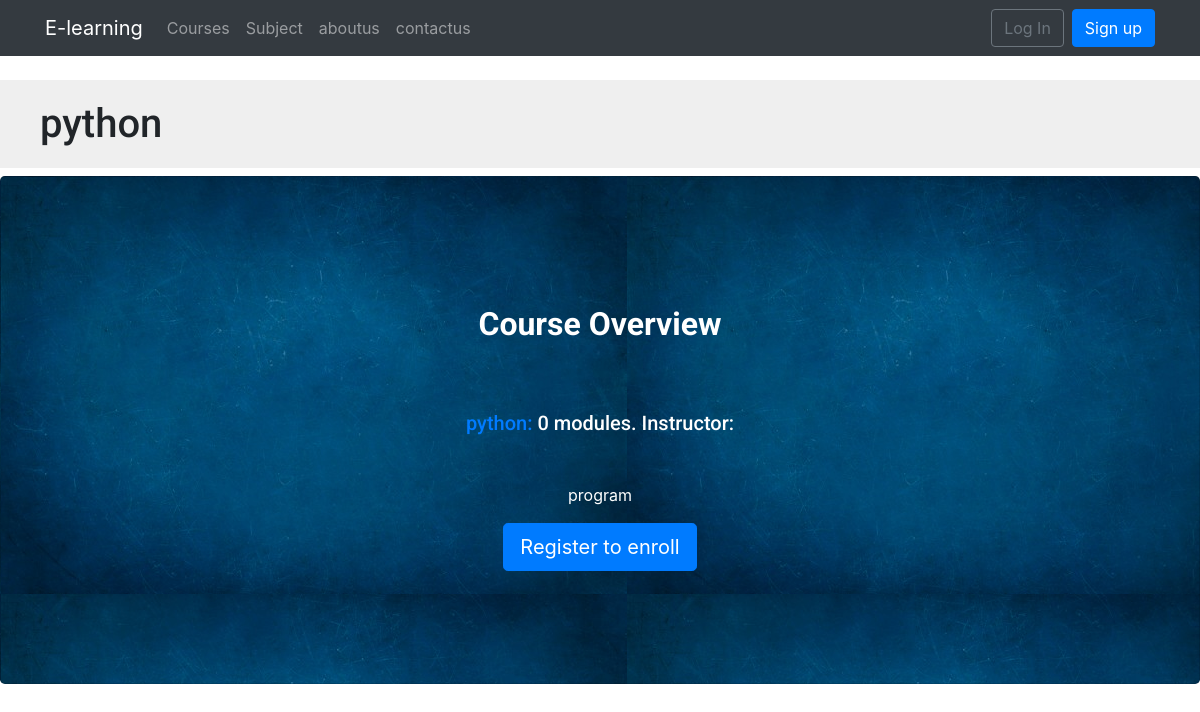
Page /course/python/ on the committed database.
### courses/models.py (models this page shows, shortened)
class Course(models.Model):
    owner = models.ForeignKey(User,
                    related_name='courses_created',
                    on_delete=models.CASCADE)
    subject = models.ForeignKey(Subject, related_name='courses',
                        on_delete=models.CASCADE)
    title = models.CharField(max_length=200)
    slug = models.SlugField(max_length=200, unique=True)
    overview = models.TextField()
    created = models.DateTimeField(auto_now_add=True)
    students = models.ManyToManyField(User,
                                      related_name='courses_joined',
                                      blank=True)
    class Meta:
        ordering = ['-created']

class Subject(models.Model):
    title = models.CharField(max_length=200)
    slug = models.SlugField(max_length=200, unique=True)
    class Meta:
        ordering = ['title']

### courses/views.py (the view)
class CourseDetailView(DetailView):
    model = Course
    template_name = 'courses/course/detail.html'
    def get_context_data(self, **kwargs):
        context = super(CourseDetailView,
                        self).get_context_data(**kwargs)
        context['enroll_form'] = CourseEnrollForm(
                                   initial={'course':self.object})
        return context

### templates/courses/course/detail.html (shortened to what this page needs)
{% extends "base.html" %}
{% load static %}
{% block content %}
    {% with subject=course.subject %}
        <h1>
            {{ object.title }}
        </h1>
        <div class="jumbotron card card-image" style="background-image: url({% static 'img/bg.jpg' %});">
  <div class="text-white text-center py-5 px-4">
    <div>
      <h2 class="card-title h1-responsive pt-3 mb-5 font-bold"><strong>Course Overview</strong></h2>
      <h5 class="mx-5 mb-5"><a href="{% url "course_list_subject" subject.slug %}">{{ subject.title }}:</a>
      {{ course.modules.count }} modules.
      Instructor: {{ course.owner.get_full_name }}
      </h5>
      {{ object.overview|linebreaks }}
      {% if request.user.is_authenticated %}
          <form action="{% url "student_enroll_course" %}" method="post">
              {{ enroll_form }}
              {% csrf_token %}
              <input type="submit" class="btn btn-primary" value="Enroll now">
      {% else %}
          <a href="{% url "student_registration" %}" class="btn btn-primary btn-lg">
              Register to enroll
          </a>
      {% endif %}
    </div>
  </div>
</div>
    {% endwith %}
{% endblock %}

### static/css/slider.css (style rules this page uses)
h2 { text-align:center; padding: 20px; }

### static/css/base.css (style rules this page uses)
body { margin:0; font-family:'Roboto', sans-serif; font-weight:400; color:#333; }
a { color:#3fad37; text-decoration:none; }
h1, h2, h3, h4, h5, h6 { font-family:'Roboto', sans-serif; font-weight:300; }
h1 { background:#efefef; width:100%; overflow:auto; padding:20px 0 20px 40px; margin:0; }

### rows in the picture
Course: title "python", modules.count "0", overview "program"
Subject: title "python"
